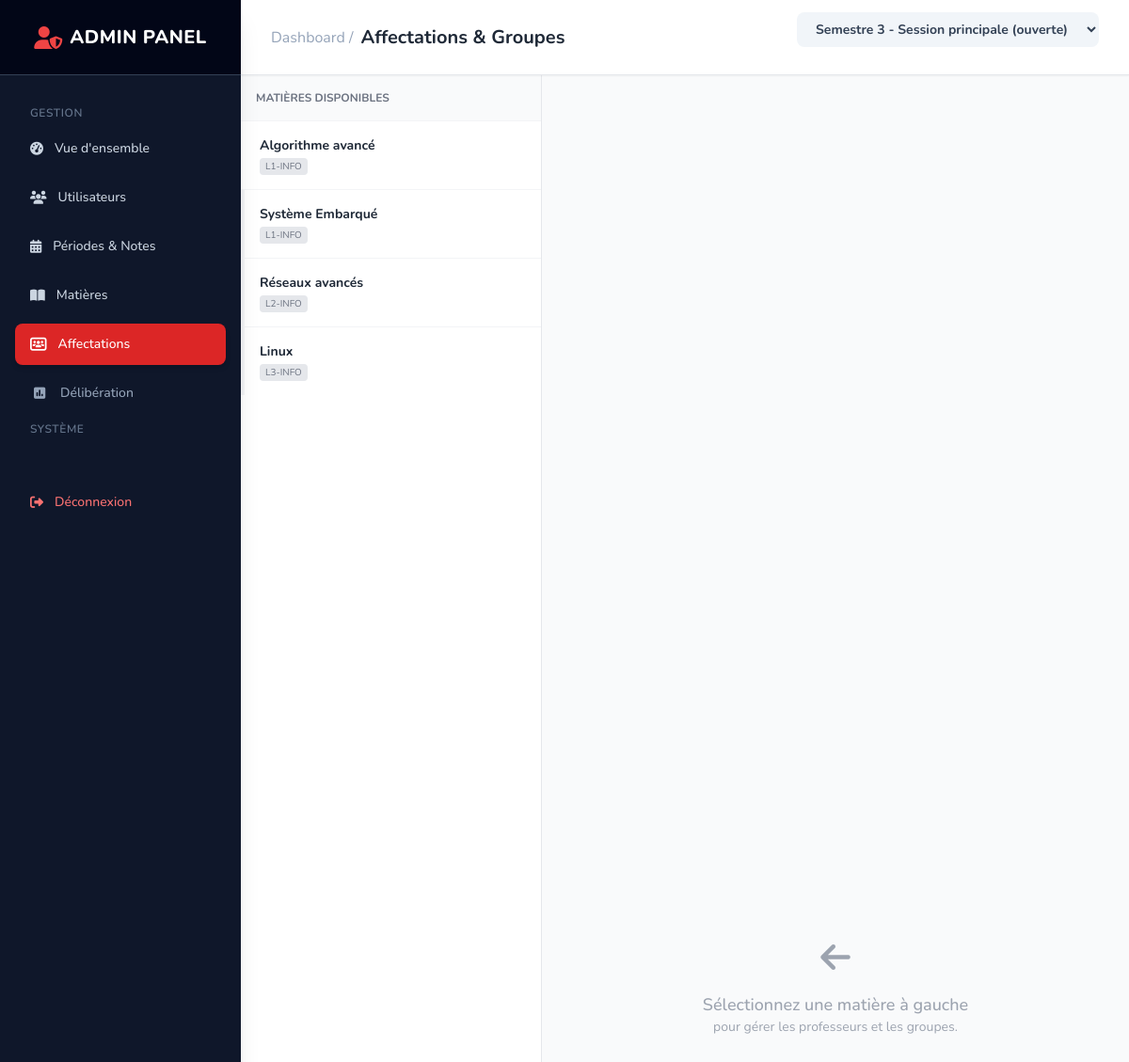
Screenshot of /index.php?page=admin_assignments&periode=5 (signed in) with the database file from the repository.
### tables this page shows
CREATE TABLE IF NOT EXISTS `matieres` (
  `id` int NOT NULL,
  `code` varchar(20) NOT NULL,
  `nom` varchar(150) NOT NULL,
  `filiere_id` int NOT NULL,
  `coefficient` decimal(3,1) DEFAULT '1.0',
  `credits` int DEFAULT NULL,
  `seuil_validation` decimal(4,2) DEFAULT '10.00',
  `actif` tinyint(1) DEFAULT '1',
  `date_creation` timestamp NULL DEFAULT CURRENT_TIMESTAMP
);

CREATE TABLE IF NOT EXISTS `filieres` (
  `id` int NOT NULL,
  `code` varchar(20) NOT NULL,
  `nom` varchar(150) NOT NULL,
  `niveau` varchar(20) DEFAULT NULL,
  `responsable_id` int DEFAULT NULL,
  `actif` tinyint(1) DEFAULT '1',
  `date_creation` timestamp NULL DEFAULT CURRENT_TIMESTAMP
);

### controllers/admin/AssignmentController.php (called while the page is built, shortened)
<?php
class AssignmentController
{
    public function index()
    {
        $pdo = \Config\Database::getConnection();
        $periode_id = (int)$_GET['periode'];
        $periode = (new \Models\Period())->getById($periode_id);
        $matieres = (new \Models\Subject())->getAllWithFiliere();
        $all_periods = $pdo->query("SELECT * FROM periodes ORDER BY date_debut_saisie DESC")->fetchAll(\PDO::FETCH_ASSOC);
        $current_matiere = null;
        require 'views/admin/assignments/index.php';
    }
}

### models/Period.php (called while the page is built, shortened)
<?php
class Period
{
    private $db;
    public function __construct()
    {
        $this->db = Database::getConnection();
    }
    public function getById($id)
    {
        $stmt = $this->db->prepare("SELECT * FROM periodes WHERE id = ?");
        $stmt->execute([$id]);
        return $stmt->fetch();
    }
}

### config/database.php (called while the page is built, shortened)
<?php
class Database
{
    private static $instance = null;
    private function __construct()
    {
        $host = 'localhost';
        $db   = 'gestion_notes';
        $user = 'root';
        $pass = '';
        $charset = 'utf8mb4';
        $dsn = "mysql:host=$host;dbname=$db;charset=$charset";
        $options = [
            PDO::ATTR_ERRMODE            => PDO::ERRMODE_EXCEPTION,
            PDO::ATTR_DEFAULT_FETCH_MODE => PDO::FETCH_ASSOC,
            PDO::ATTR_EMULATE_PREPARES   => false,
        ];
        try {
            $this->pdo = new PDO($dsn, $user, $pass, $options);
        } catch (PDOException $e) {
            throw new PDOException($e->getMessage(), (int)$e->getCode());
        }
    }
    public static function getConnection()
    {
        if (self::$instance == null) {
            self::$instance = new Database();
        }
        return self::$instance->pdo;
    }
}

### models/Subject.php (called while the page is built, shortened)
<?php
class Subject
{
    private $db;
    public function __construct()
    {
        $this->db = Database::getConnection();
    }
    public function getAllWithFiliere()
    {
        return $this->db->query("SELECT m.*, f.nom as nom_filiere, f.code as code_filiere
                                 FROM matieres m
                                 JOIN filieres f ON m.filiere_id = f.id
                                 ORDER BY f.code ASC, m.nom ASC")->fetchAll();
    }
}

### views/admin/assignments/index.php (the view, shortened to what this page needs)
<?php require 'views/layout/header.php'; ?>
<div class="flex h-screen bg-gray-100 font-sans overflow-hidden">
    <?php require 'views/admin/sidebar.php' ?>
    <main class="flex-grow flex flex-col h-screen overflow-y-auto">
        <header class="h-20 bg-white shadow-sm flex items-center justify-between px-8 sticky top-0 z-10 border-b border-gray-200 flex-shrink-0">
            <div class="flex items-center gap-2">
                <span class="text-slate-400 font-normal">Dashboard /</span>
                <h1 class="text-xl font-bold text-gray-800">Affectations & Groupes</h1>
            </div>
            <form method="GET" class="flex items-center gap-2">
                <select name="periode" onchange="this.form.submit()"
                    class="bg-slate-100 border-none rounded-lg text-sm font-bold text-slate-700 py-2 px-4 focus:ring-0 cursor-pointer hover:bg-slate-200 transition">
                    <?php foreach ($all_periods as $p): ?>
                        <option value="<?= $p['id'] ?>" <?= ($p['id'] == $periode['id']) ? 'selected' : '' ?>>
                            <?= htmlspecialchars($p['nom']) ?> (<?= $p['statut'] ?>)
                        </option>
                    <?php endforeach; ?>
                </select>
            </form>
        </header>
        <div class="flex-grow flex flex-col md:flex-row overflow-hidden">
            <div class="w-full md:w-80 bg-white border-r border-gray-200 flex flex-col h-full overflow-y-auto flex-shrink-0">
                <div class="p-4 border-b border-gray-100 bg-gray-50 sticky top-0">
                    <h3 class="text-xs font-bold text-gray-500 uppercase">Matières disponibles</h3>
                </div>
                <div class="divide-y divide-gray-100">
                    <?php foreach ($matieres as $m): ?>
                        <?php
                        $isActive = (isset($current_matiere) && $current_matiere['id'] == $m['id']);
                        $activeClass = $isActive ? 'bg-blue-50 border-l-4 border-blue-600' : 'hover:bg-gray-50 border-l-4 border-transparent';
                        ?>
                        <a href="index.php?page=admin_assignments&periode=<?= $periode['id'] ?>&matiere=<?= $m['id'] ?>"
                            class="block p-4 transition-all <?= $activeClass ?>">
                            <div class="flex justify-between items-start">
                                <div>
                                    <p class="font-bold text-gray-800 text-sm"><?= htmlspecialchars($m['nom']) ?></p>
                                    <p class="text-xs text-gray-500 mt-1">
                                        <span class="bg-gray-200 px-1.5 py-0.5 rounded text-[10px]"><?= htmlspecialchars($m['code_filiere'] ?? 'N/A') ?></span>
                                    </p>
                                </div>
                            </div>
                        </a>
                    <?php endforeach; ?>
                </div>
            </div>
            <div class="flex-grow bg-gray-50 p-6 lg:p-8 h-full overflow-y-auto">
                <?php if ($current_matiere): ?>
                    <div class="flex justify-between items-end mb-6">
                        <div>
                            <h2 class="text-2xl font-bold text-gray-800"><?= htmlspecialchars($current_matiere['nom']) ?></h2>
                            <p class="text-gray-500 text-sm">Gestion des affectations pour <span class="font-mono font-bold"><?= htmlspecialchars($periode['code']) ?></span></p>
                        </div>
                    </div>
                    <?php if (isset($_SESSION['success'])): ?>
                        <div class="bg-green-100 border border-green-400 text-green-700 px-4 py-3 rounded mb-6"><?= $_SESSION['success'];
                                                                                                                unset($_SESSION['success']); ?></div>
                    <?php endif; ?>
                    <div class="grid grid-cols-1 xl:grid-cols-2 gap-8">
                        <div class="bg-white rounded-xl shadow-sm border border-gray-200 flex flex-col">
                            <div class="p-5 border-b border-gray-100 flex justify-between items-center bg-gray-50 rounded-t-xl">
                                <h3 class="font-bold text-gray-700 flex items-center gap-2">
                                    <i class="fa-solid fa-chalkboard-user text-blue-500"></i> Professeurs
                                </h3>
                                <button onclick="document.getElementById('modalAddProf').classList.remove('hidden')" class="text-xs bg-blue-600 hover:bg-blue-700 text-white px-3 py-1.5 rounded-lg font-bold transition shadow-sm">
                                    <i class="fa-solid fa-plus"></i> Ajouter
                                </button>
                            </div>
                            <div class="p-0">
                                <?php if (empty($profs_affectes)): ?>
                                    <div class="p-8 text-center text-gray-400">
                                        <p class="text-sm">Aucun professeur affecté.</p>
                                    </div>
                                <?php else: ?>
                                    <table class="w-full text-left text-sm">
                                        <tbody class="divide-y divide-gray-100">
                                            <?php foreach ($profs_affectes as $aff): ?>
                                                <tr class="group hover:bg-gray-50">
                                                    <td class="p-4">
                                                        <p class="font-bold text-gray-800"><?= htmlspecialchars($aff['nom'] . ' ' . $aff['prenom']) ?></p>
                                                        <p class="text-xs text-gray-400"><?= htmlspecialchars($aff['email']) ?></p>
                                                    </td>
                                                    <td class="p-4">
                                                        <span class="bg-blue-50 text-blue-600 px-2 py-1 rounded text-xs font-bold border border-blue-100">
                                                            <?= htmlspecialchars($aff['groupe'] ?: 'Tous') ?>
                                                        </span>
                                                    </td>
                                                    <td class="p-4 text-right">
                                                        <form method="POST" action="index.php?page=admin_assignments_post" onsubmit="return confirm('Retirer ce professeur ?');">
                                                            <input type="hidden" name="action" value="remove_prof">
                                                            <input type="hidden" name="assignment_id" value="<?= $aff['id'] ?>">
                                                            <input type="hidden" name="periode_id" value="<?= $periode['id'] ?>">
                                                            <input type="hidden" name="matiere_id" value="<?= $current_matiere['id'] ?>">
                                                            <button type="submit" class="text-gray-300 hover:text-red-500 transition"><i class="fa-solid fa-trash"></i></button>
                                                        </form>
                                                    </td>
                                                </tr>
                                            <?php endforeach; ?>
                                        </tbody>
                                    </table>
                                <?php endif; ?>
                            </div>
                        </div>
                        <div class="bg-white rounded-xl shadow-sm border border-gray-200 flex flex-col">
                            <div class="p-5 border-b border-gray-100 flex justify-between items-center bg-gray-50 rounded-t-xl">
                                <h3 class="font-bold text-gray-700 flex items-center gap-2">
                                    <i class="fa-solid fa-graduation-cap text-green-600"></i> Étudiants inscrits
                                </h3>
                                <div class="flex gap-2">
                                    <span class="bg-gray-200 text-gray-600 text-xs font-bold px-2 py-1 rounded"><?= count($etudiants_inscrits) ?></span>
                                    <button onclick="document.getElementById('modalEnroll').classList.remove('hidden')" class="text-xs bg-green-600 hover:bg-green-700 text-white px-3 py-1.5 rounded-lg font-bold transition shadow-sm">
                                        <i class="fa-solid fa-user-plus"></i> Inscrire
                                    </button>
                                </div>
                            </div>
                            <div class="p-0 max-h-[500px] overflow-y-auto">
                                <?php if (empty($etudiants_inscrits)): ?>
                                    <div class="p-8 text-center text-gray-400">
                                        <p class="text-sm">Aucun étudiant inscrit.</p>
                                    </div>
                                <?php else: ?>
                                    <table class="w-full text-left text-sm">
                                        <tbody class="divide-y divide-gray-100">
                                            <?php foreach ($etudiants_inscrits as $insc): ?>
                                                <tr class="group hover:bg-gray-50">
                                                    <td class="p-4 w-10">
                                                        <div class="h-8 w-8 rounded-full bg-slate-100 flex items-center justify-center text-xs font-bold text-slate-500">
                                                            <?= strtoupper(substr($insc['prenom'], 0, 1) . substr($insc['nom'], 0, 1)) ?>
                                                        </div>
                                                    </td>
                                                    <td class="p-4">
                                                        <p class="font-bold text-gray-800"><?= htmlspecialchars($insc['nom'] . ' ' . $insc['prenom']) ?></p>
                                                    </td>
                                                    <td class="p-4">
                                                        <span class="bg-gray-100 text-gray-600 px-2 py-1 rounded text-xs border border-gray-200">
                                                            <?= htmlspecialchars($insc['groupe'] ?: 'Standard') ?>
                                                        </span>
                                                    </td>
                                                    <td class="p-4 text-right">
                                                        <form method="POST" action="index.php?page=admin_assignments_post" onsubmit="return confirm('Désinscrire ?');">
                                                            <input type="hidden" name="action" value="remove_student">
                                                            <input type="hidden" name="inscription_id" value="<?= $insc['id'] ?>">
                                                            <input type="hidden" name="periode_id" value="<?= $periode['id'] ?>">
                                                            <input type="hidden" name="matiere_id" value="<?= $current_matiere['id'] ?>">
                                                            <button type="submit" class="text-gray-300 hover:text-red-500 transition"><i class="fa-solid fa-xmark"></i></button>
                                                        </form>
                                                    </td>
                                                </tr>
                                            <?php endforeach; ?>
                                        </tbody>
                                    </table>
                                <?php endif; ?>
                            </div>
                        </div>
                    </div>
                <?php else: ?>
                    <div class="h-full flex flex-col items-center justify-center text-gray-400">
                        <i class="fa-solid fa-arrow-left text-4xl mb-4 animate-bounce"></i>
                        <p class="text-lg font-medium">Sélectionnez une matière à gauche</p>
                        <p class="text-sm">pour gérer les professeurs et les groupes.</p>
                    </div>
                <?php endif; ?>
            </div>
        </div>
    </main>
</div>
<?php require 'views/layout/footer.php'; ?>

### rows the page displays
matieres: nom "Algorithme avancé", filiere.code "L1-INFO"
matieres: nom "Système Embarqué", filiere.code "L1-INFO"
matieres: nom "Réseaux avancés", filiere.code "L2-INFO"
matieres: nom "Linux", filiere.code "L3-INFO"

### other values shown
form field periode "Semestre 3 - Session principale (ouverte)"
